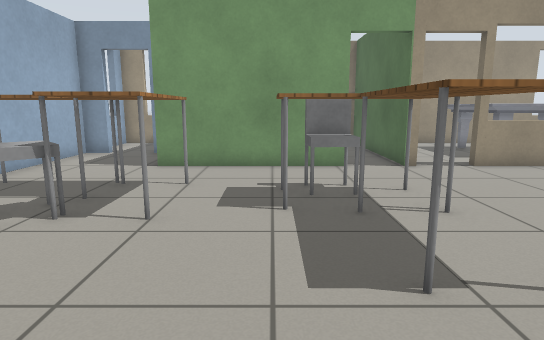
[1] (above)

24 first-person views from a walk through a Gazebo world. The camera is 0.9 m above the floor, tilts 10° down and sees 75° across. The lines on the ground mark 1 m squares. The floor is counted in squares, 0.5 m on a side. Each view is taken from the middle of a square. On the plan, view 1 faces up. The plan holds only what a view shows up to about 17 squares ahead; the rest is blank. The place goes on beyond the plan. Simple patterns stand in for the simulator's built-in surfaces. Simple shapes stand in for some stock models.

[2]
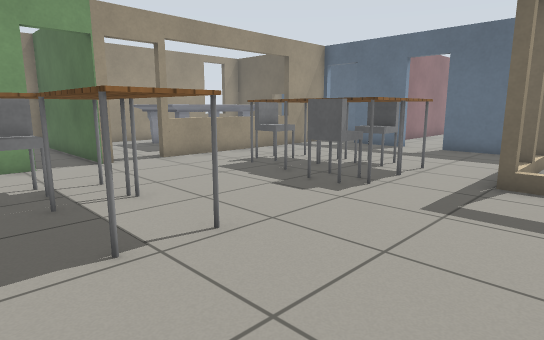

[3]
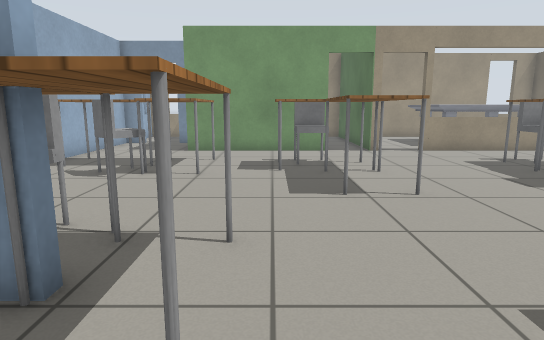

[4]
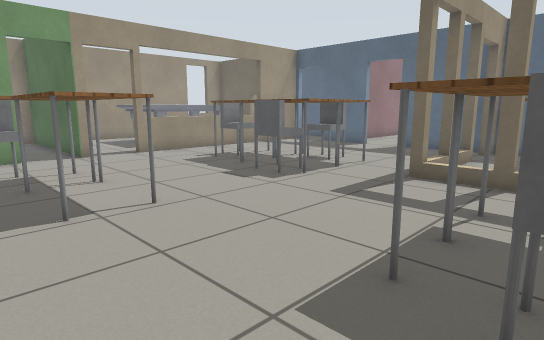

[5]
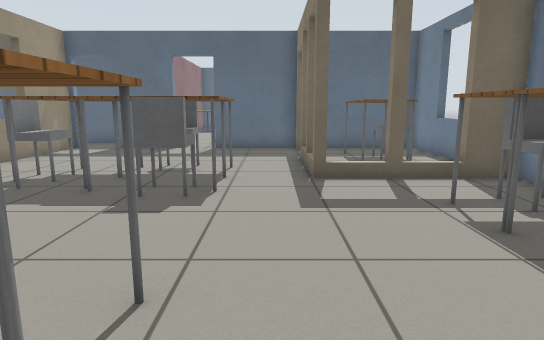

[6]
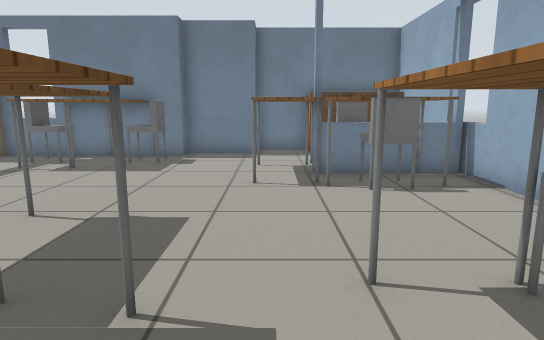

[7]
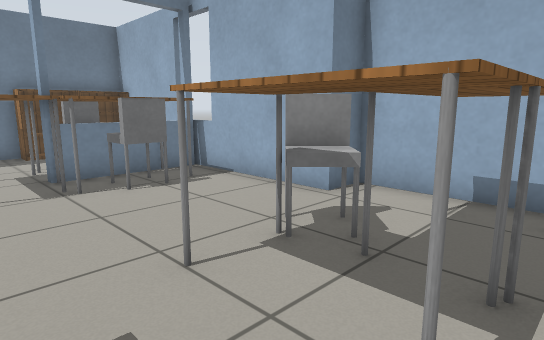

[8]
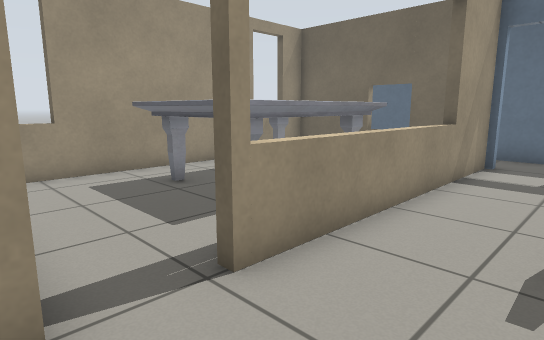

[9]
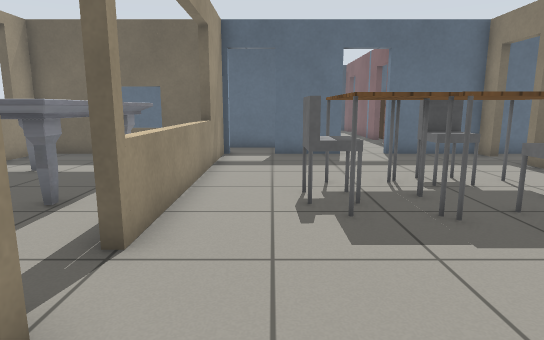

[10]
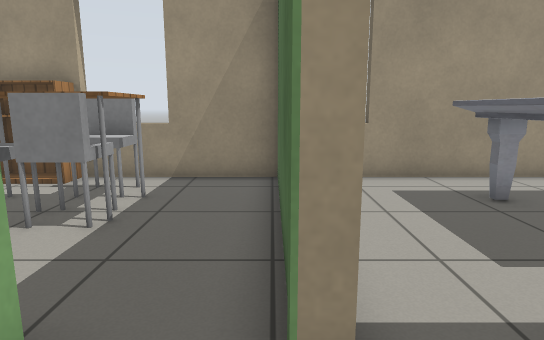

[11]
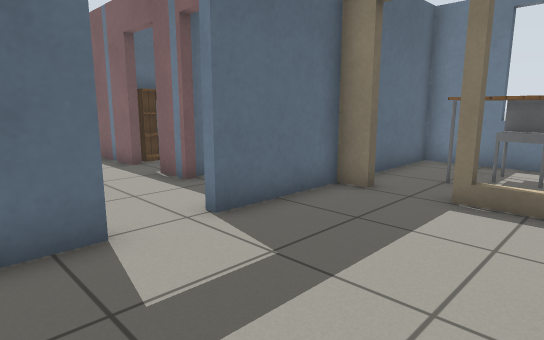

[12]
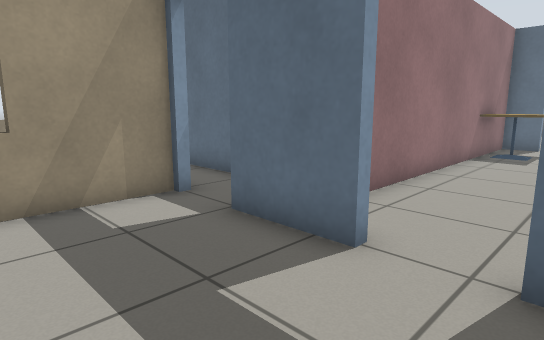

[13]
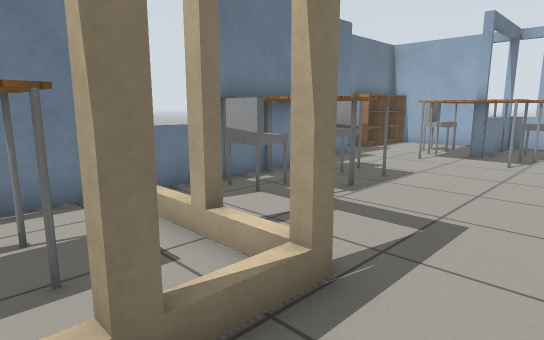

[14]
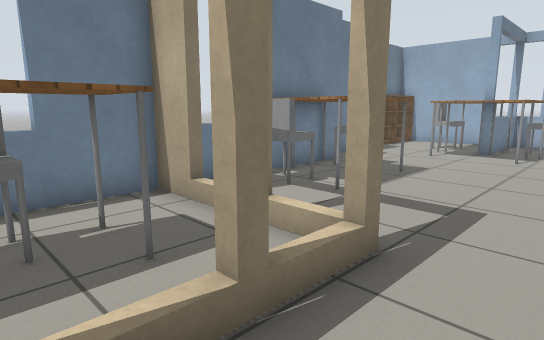

[15]
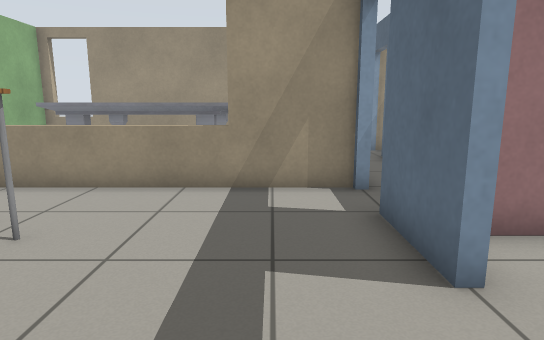

[16]
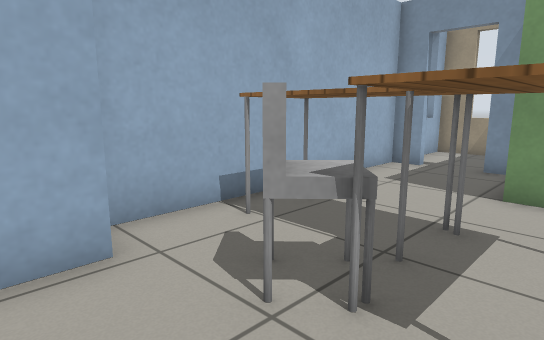

[17]
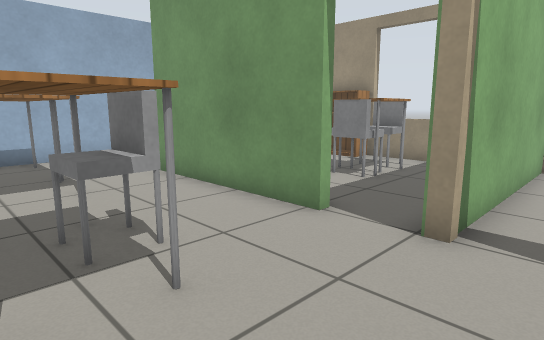

[18]
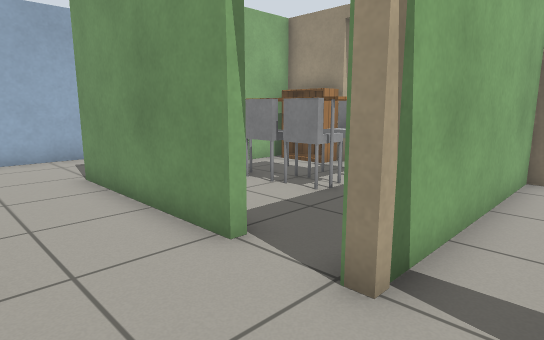

[19]
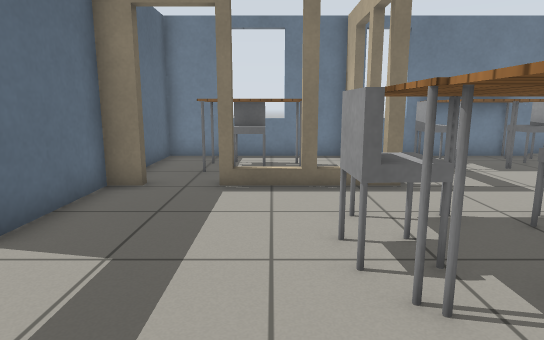

[20]
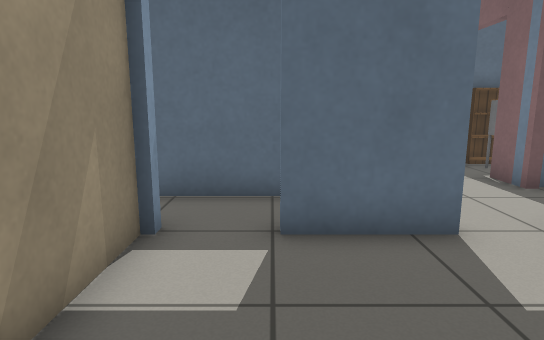

[21]
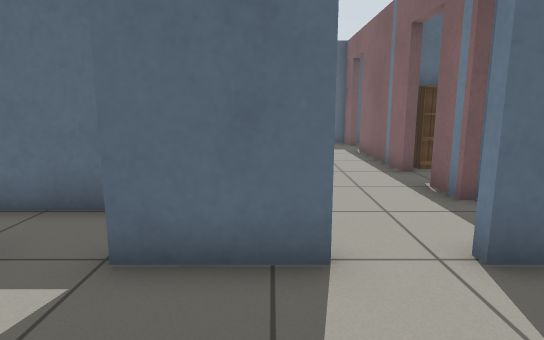

[22]
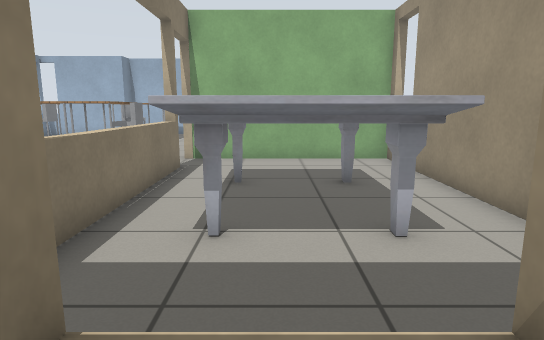

[23]
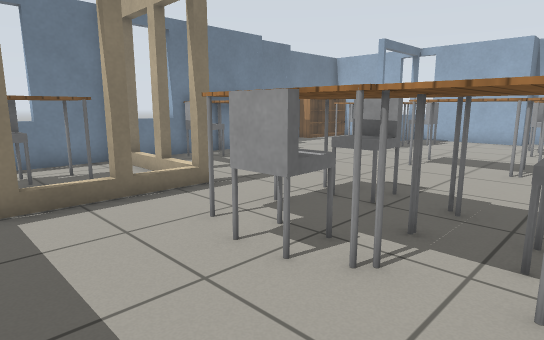

[24]
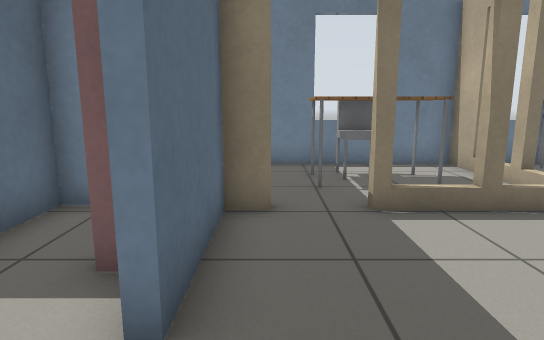

### Floor plan
Key: @ floor where view 1 was taken; # wall or solid block; x gap in a wall; . floor; D open door; = window, fence, low wall or low ledge; T marble table; A table; C chair; B bookshelf; F cafe table.
Columns run from 8 left of view 1 to 28 right of it. Each row starts with its distance up from view 1.
 18 ##=  #B#=#####=#######=###D#
 17 #=.  #BBCC..#...........# D
 16  #.. #.ACC..#...TT  TT..# #
 15  #..  .AAAA.#...T    T. #.#
 14  #DD#  CCC..#...T    T. =.#
 13  #..    ....#...TTTTTT. #.#
 12  #..     ...#.......... #.#
 11  #..#######DDDD======####.#
 10 ##......................D.#
  9 ##......................D.#
  8 # AAAAA.ACCA....ACA.....#########=###
  7 #AAAAAA.AAAA....AAAA....# ......  FFF
  6 # .CCAA.AAAA....AAAA....D.........FF
  5 ##..CAA..AAA...CAAAC....D.........
  4 ###......AAA...CAAAC....#    .  . ##
  3   #.......AA....AAAA....## #DCD###
  2   #.....................#  # CBB
  1   #ACCAA.........#=x=#DD#  #  B#
  0   #AAAAA@........=......#  #
 -1  =##AAAA....AAA..x.AAAA.#
 -2   #AA AA...AAAAA.=.AACA.#
 -3   #ACC.....CAAAC.x...C..#
 -4   #........#AAA#=###==###
 -5   #BBB..####   #=###==#
 -6   #BBB###

Where each view was taken, in squares from view 1:
view 1: 0 up, 0 right, facing up
view 2: 1 down, 0 right, facing up-right
view 3: 4 down, 0 right, facing up
view 4: 3 down, 0 right, facing up-right
view 5: 2 up, 0 right, facing right
view 6: 9 up, 1 left, facing down
view 7: 9 up, 0 right, facing down-left
view 8: 8 up, 4 right, facing up-right
view 9: 9 up, 2 right, facing right
view 10: 9 up, 4 right, facing up
view 11: 8 up, 11 right, facing down-right
view 12: 4 up, 12 right, facing up-right
view 13: 3 up, 12 right, facing down-left
view 14: 3 up, 13 right, facing down-left
view 15: 3 up, 14 right, facing up
view 16: 3 up, 2 left, facing up-left
view 17: 6 up, 6 right, facing up-left
view 18: 8 up, 6 right, facing up-left
view 19: 9 up, 12 right, facing down
view 20: 9 up, 11 right, facing right
view 21: 7 up, 12 right, facing right
view 22: 14 up, 17 right, facing left
view 23: 8 up, 14 right, facing down-left
view 24: 7 up, 15 right, facing down
